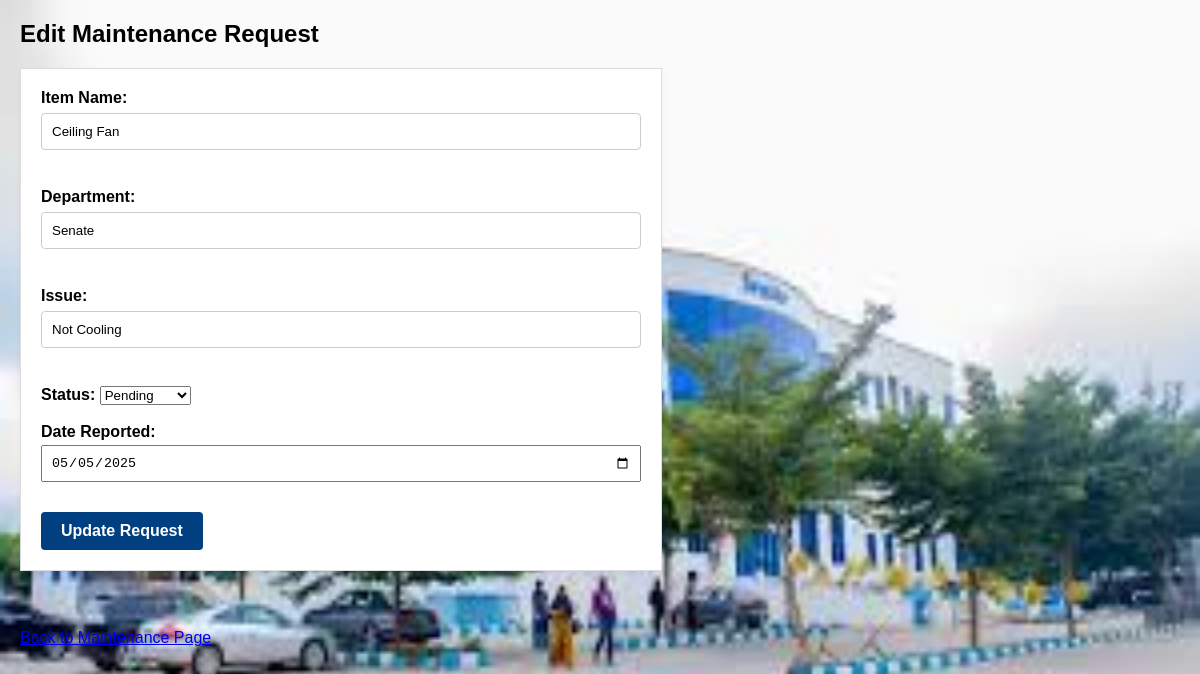
Page /edit_maintenance/2 (signed in) on the committed database.
### tables this page shows
CREATE TABLE maintenance (
            id INTEGER PRIMARY KEY AUTOINCREMENT,
            item_name TEXT,
            department TEXT,
            issue TEXT,
            status TEXT
        , date_reported TEXT);

### app.py (the view, shortened to what this page needs)
@app.route("/edit_maintenance/<int:request_id>", methods=["GET", "POST"])
def edit_maintenance(request_id):
    if "username" not in session or not is_admin():
        flash("Admin privileges required.", "error")
        return redirect("/maintenance")
    conn = sqlite3.connect(DB_PATH)
    cursor = conn.cursor()
    cursor.execute("SELECT * FROM maintenance WHERE id = ?", (request_id,))
    request_data = cursor.fetchone()
    conn.close()
    return render_template("edit_maintenance.html", request_data=request_data)

### app.py (called while the page is built)
def is_admin():
    return session.get("role") == "admin"

### templates/edit_maintenance.html (shortened to what this page needs)
<!DOCTYPE html>
<html>
<head>
    <link rel="stylesheet" href="{{ url_for('static', filename='style.css') }}">
</head>
<body>
    <h2>Edit Maintenance Request</h2>
    <form method="POST" action="{{ url_for('edit_maintenance', request_id=request_data[0]) }}">
        <label>Item Name:</label>
        <input type="text" name="item_name" value="{{ request_data[1] }}" required><br><br>
        <label>Department:</label>
        <input type="text" name="department" value="{{ request_data[2] }}" required><br><br>
        <label>Issue:</label>
        <input type="text" name="issue" value="{{ request_data[3] }}" required><br><br>
        <label>Status:</label>
        <select name="status">
            <option value="Pending" {% if request_data[4] == "Pending" %}selected{% endif %}>Pending</option>
        </select><br><br>
        <label>Date Reported:</label>
        <input type="date" name="date_reported" value="{{ request_data[5] }}" required><br><br>
        <button type="submit">Update Request</button>
    </form>
    <br><a href="{{ url_for('maintenance') }}">Back to Maintenance Page</a>
</body>
</html>

### static/css/style.css (style rules this page uses)
body { background-image: url('images.jpg'); background-repeat: no-repeat; background-attachment: fixed; background-size: 100% 100%; }
form { background-color: #ffffff; padding: 20px; border: 1px solid #ddd; box-shadow: 0 2px 5px rgba(0,0,0,0.05); max-width: 600px; margin-bottom: 40px; }
form label { font-weight: bold; }
form input[type="text"], form textarea { width: 100%; padding: 10px; margin-top: 6px; margin-bottom: 20px; border: 1px solid #ccc; border-radius: 4px; }
form button { background-color: #004080; color: white; padding: 10px 20px; border: none; border-radius: 4px; cursor: pointer; font-weight: bold; }

### templates/edit_maintenance.html (style rules this page uses)
body { font-family: Arial, sans-serif; margin: 20px; }
form { margin-bottom: 30px; }
label { font-weight: bold; }
input, textarea { width: 100%; padding: 8px; margin-top: 4px; margin-bottom: 12px; box-sizing: border-box; }
button { padding: 10px 20px; font-size: 16px; }

### rows in the picture
maintenance: item_name "Ceiling Fan", department "Senate", issue "Not Cooling", status "Pending", date_reported "05/05/2025"
